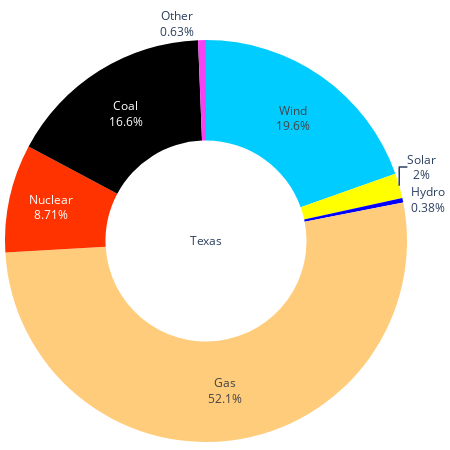

The notebook cell this image was saved under:
### Code cell
import plotly.graph_objects as go

ser = regions_perc.loc['TX']

fig = go.Figure(
    data=[
        go.Pie(
            labels=ser.index, 
            values=ser.values,
            hole=.5,
            textinfo='label+percent',
            title= "Texas",
            sort = False,
            direction='clockwise',
            marker=dict(colors = colors)

            )
    ]
)


fig.update_layout(
    showlegend=False,
    autosize=False,
    width=450,
    height=450,
    margin=dict(
        l=0,
        r=0,
        b=0,
        t=0,
        pad=0
    )
    )
fig.show()

### Figure 1 — Plotly figure (JSON) as saved in the notebook; plotly's stock layout.template omitted (floating-point values rounded to 4 significant figures)
{"data": [{"direction": "clockwise", "hole": 0.5, "labels": ["Wind", "Solar", "Hydro", "Gas", "Nuclear", "Coal", "Other"], "marker": {"colors": ["#00ccff", "#ffff00", "#0000ff", "#FFCC7C", "#ff3300", "#000000", "#f542f2", "#d9d9d9"]}, "sort": false, "textinfo": "label+percent", "title": {"text": "Texas"}, "type": "pie", "values": [19.56, 2, 0.38, 52.14, 8.71, 16.58, 0.63]}], "layout": {"autosize": false, "height": 450, "margin": {"b": 0, "l": 0, "pad": 0, "r": 0, "t": 0}, "showlegend": false, "width": 450}}
